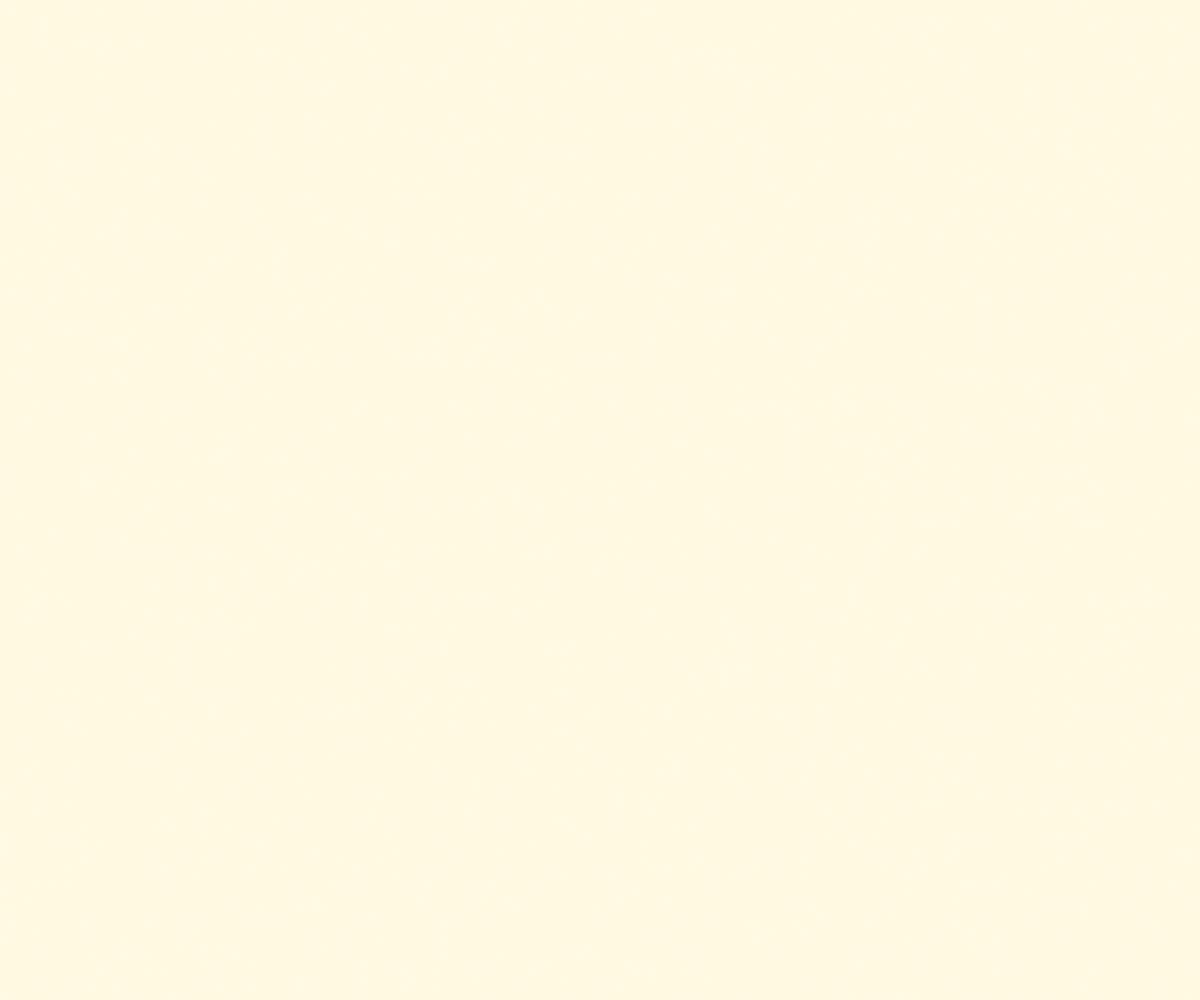
Frame 1 (no input)
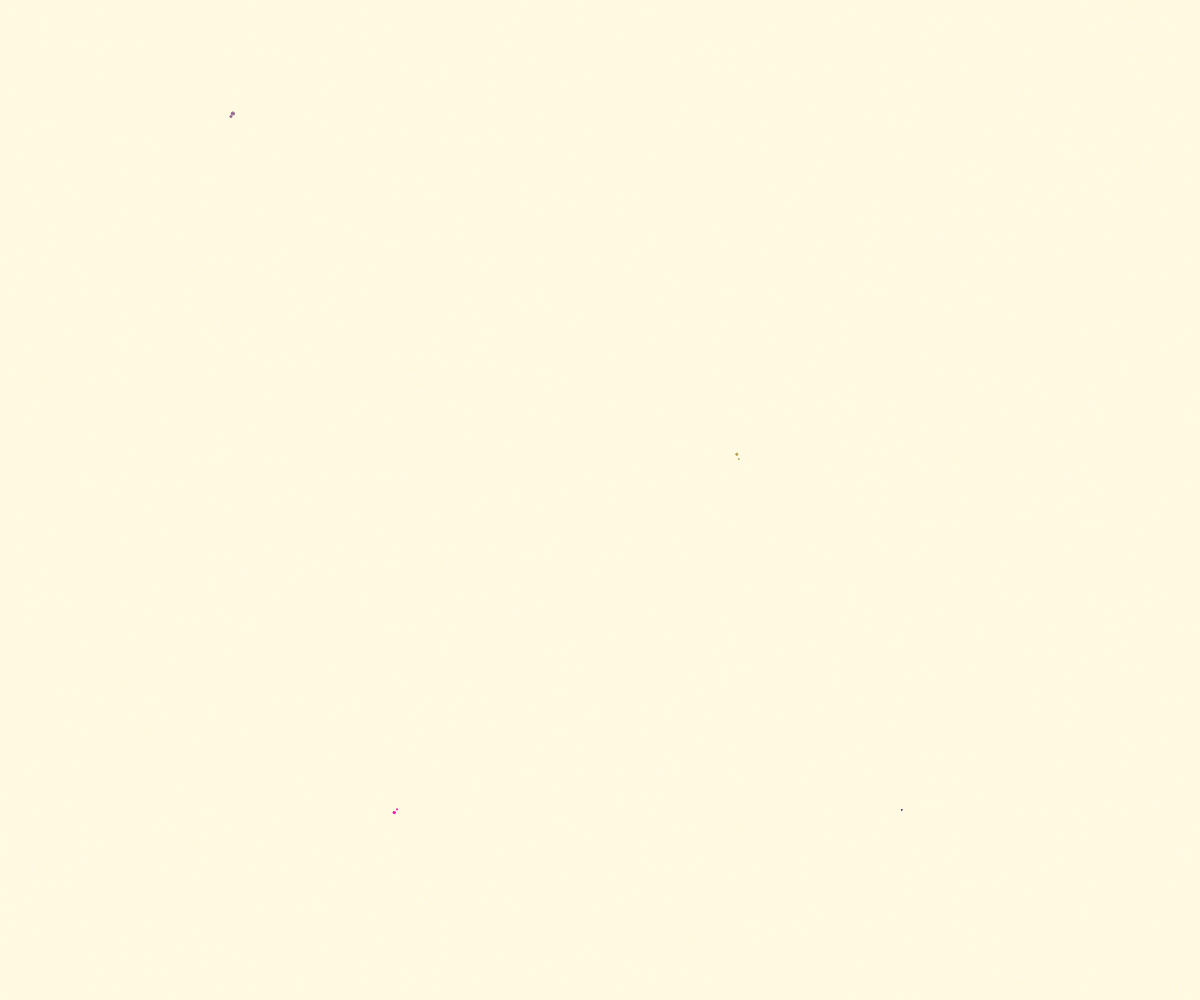
Frame 60 (no input)
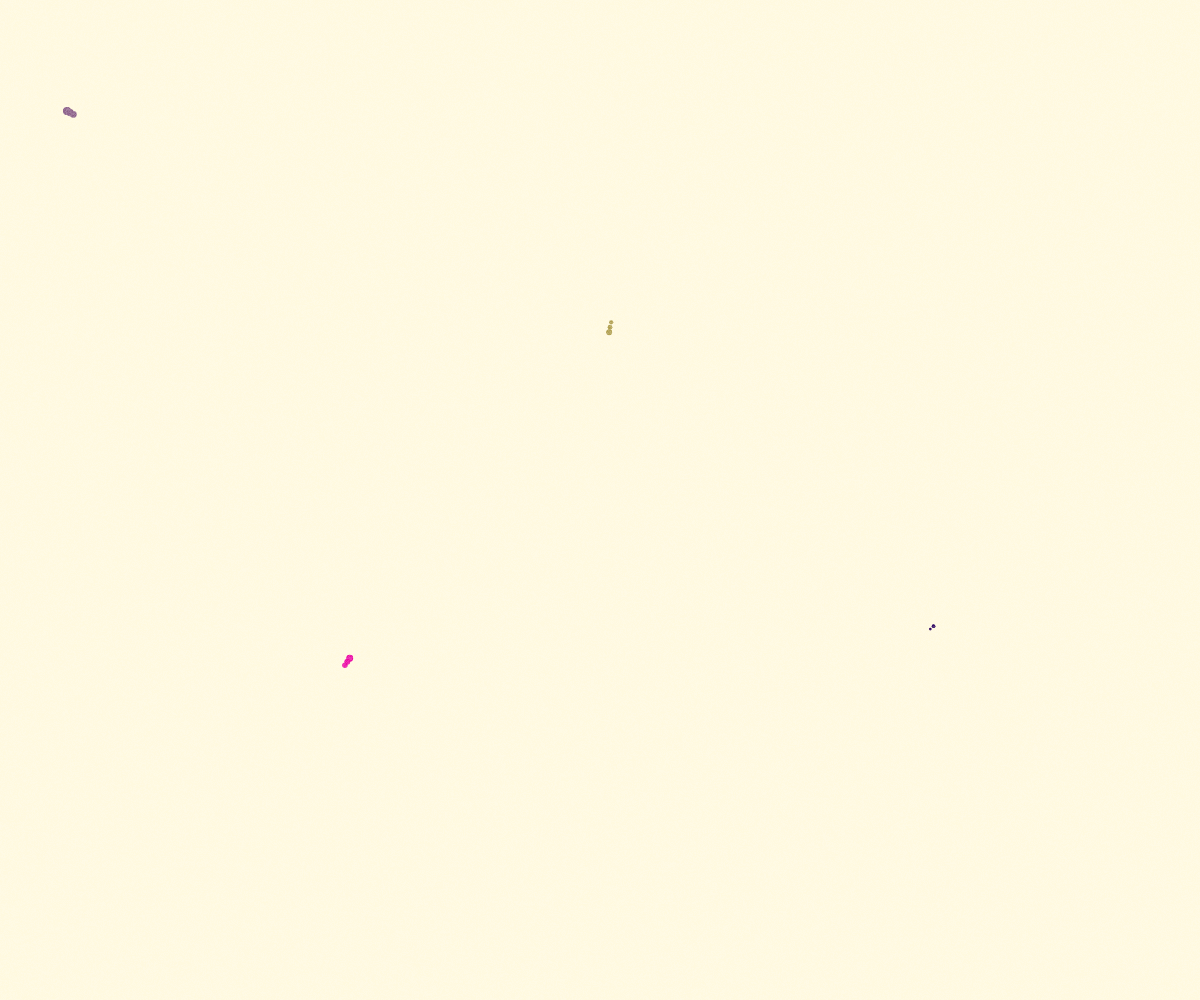
Frame 120 (the mouse pressed at the canvas centre since frame 60)

The p5.js sketch that drew these frames (run headless with seeded random() and noise() and a simulated clock; from frame 60 on, the mouse is pressed at the canvas centre):

// p5.js sketch
// ── sketch.js
const SHOW_FRAMERATE = false
const BACKGROUND_START_COLOR = [255, 249, 222]
const NOISE_SCALE = 0.01
const NOISE_SPEED = 4
const FLOW_FIELD_DENSITY = 10
const PAPER_NOISE_DENSITY = 1

let currentBgColor = BACKGROUND_START_COLOR
const particles = []
let paperImage = null

function setup() {
  pixelDensity(1)
  createCanvas(window.innerWidth, window.innerHeight)
  
  const paperNoise = {}
  for (let x = 0; x < width; x++) {
    for (let y = 0; y < height; y++) {
      paperNoise[`${x},${y}`] = Math.random()
    }
  }
  
  const setupPaper = () => {
    paperImage = createImage(width, height)
    paperImage.loadPixels()
    for (let x = 0; x < width; x += PAPER_NOISE_DENSITY) {
      for (let y = 0; y < height; y += PAPER_NOISE_DENSITY) {
        const noiseVal = paperNoise[`${x},${y}`]
        const alpha = map(noiseVal, 0, 1, 0, 60)
        paperImage.set(x, y, [255, 255, 255, alpha])
      }
    }
    paperImage.updatePixels()
  }

  setupPaper()
  noiseDetail(8, 0.3)

  window.addEventListener('resize', () => {
    resizeCanvas(window.innerWidth, window.innerHeight)
    setupPaper()
  })

  for (let i = 0; i < 4; i++) {
    particles.push(new Particle(Math.random() * width, Math.random() * height))
  }
}

function draw() {
  background(currentBgColor)

  if (SHOW_FRAMERATE) {
    // write the framerate in the top left corner
    fill(0)
    noStroke()
    text(frameRate().toFixed(2), 10, 20)
  }

  if (Math.random() < 0.02 || particles.length <= 1) {
    // add a new particle
    particles.push(new Particle(Math.random() * width, Math.random() * height))
  }

  particles.forEach(particle => {
    particle.update()
    if (particle.isBackground) {
      currentBgColor = particle.color
      particle.size = 0
      particle.shrinking = true
    }
    particle.show()
    const noiseVal = noise((particle.pos.x + (frameCount * NOISE_SPEED)) * NOISE_SCALE, (particle.pos.y - (frameCount * NOISE_SPEED)) * NOISE_SCALE, frameCount * NOISE_SPEED * NOISE_SCALE)
    const angle = map(noiseVal, 0.5, 1, 0, TWO_PI)
    const vector = p5.Vector.fromAngle(angle)
    vector.setMag(1)
    particle.applyForce(vector)
    if (particle.size === 0 && particle.shrinking || particle.offscreen()) {
      // remove particle
      const index = particles.indexOf(particle)
      if (index > -1) {
        particles.splice(index, 1)
      }
    }
  })

  // draw noise faded on top
  image(paperImage, 0, 0)
}
// ── particle.js
class Particle {
  constructor (x, y) {
    this.pos = createVector(x, y)
    this.vel = createVector(0, 0)
    this.acc = createVector(0, 0)
    this.maxSpeed = map(Math.random(), 0, 1, 3, 6)
    this.maxSize = map(Math.random(), 0, 1, 5, 20)
    this.size = 0
    this.color = [Math.random() * 255, Math.random() * 255, Math.random() * 255]
    this.shrinking = false
    this.previousPositions = []

    this.isLarge = false
    if (Math.random() < 0.05) {
      this.isLarge = true
      this.maxSize = map(Math.random(), 0, 1, 200, 1000)
      this.maxSpeed *= 2
      this.isStationary = false
    } else {
      this.isStationary = Math.random() < 0.05 // 5% chance of being stationary which means it grows fully before moving
    }

    this.becomingBackground = false
    this.isBackground = false

    this.sizeSpeed = this.maxSize / 3 / 60
  }

  update () {
    if (!this.shrinking) {
      this.size = Math.min(this.size + this.sizeSpeed, this.maxSize)
      if (this.size >= this.maxSize && this.isLarge && Math.random() < 0.7 && !this.becomingBackground) {
          this.becomingBackground = true
          this.maxSize = Math.max(height, width)
          this.sizeSpeed = this.maxSize / 3 / 60
      } else if (this.size >= this.maxSize && this.becomingBackground) {
        this.isBackground = true
      }
      
      if (Math.random() < 0.005 && !this.isStationary && !this.becomingBackground) {
        this.shrinking = true
      }
    } else {
      this.size -= this.sizeSpeed
      if (this.size <= 0) {
        this.size = 0
      }
    }

    if (this.isStationary && this.size >= this.maxSize) {
      this.isStationary = false
    }
    if (this.isStationary) return

    this.vel.add(this.acc)
    this.vel.limit(this.maxSpeed)
    this.pos.add(this.vel)
    this.acc.mult(0)

    if (this.isLarge) {
      const buffer = this.maxSize * 3
      if (this.pos.x > width + buffer) this.pos.x = -buffer
      if (this.pos.x < -buffer) this.pos.x = width + buffer
      if (this.pos.y > height + buffer) this.pos.y = -buffer
      if (this.pos.y < -buffer) this.pos.y = height + buffer
    }

    this.previousPositions.push(this.pos.copy())
    // higher speed and bigger size means a bigger trail
    // (speed + size) / 2
    while (this.previousPositions.length > (this.vel.mag() + this.size) * 0.3) {
      this.previousPositions.shift()
    }
  }

  applyForce (force) {
    this.acc.add(force)
  }

  show () {
    stroke(this.color)
    strokeWeight(this.size)
    point(this.pos.x, this.pos.y)
    this.previousPositions.forEach((pos, index) => {
      strokeWeight(this.size - ((this.previousPositions.length - index) * 0.5))
      point(pos.x, pos.y)
    })
  }

  offscreen () {
    const buffer = this.maxSize * 3
    if (this.pos.x > width + buffer || this.pos.x < -buffer || this.pos.y > height + buffer || this.pos.y < -buffer) {
      return true
    }
  }
}
